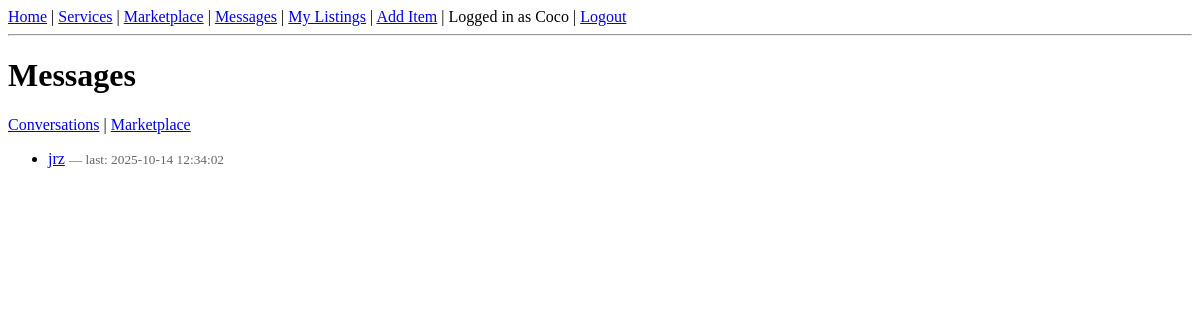
Page /messages (signed in) on the earlier database version.
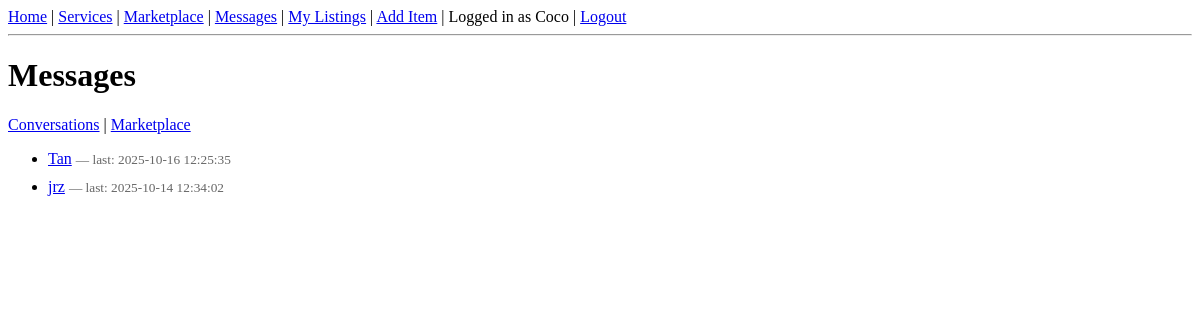
Same page on the later database version.
### tables this page shows
CREATE TABLE students (
        student_id INTEGER PRIMARY KEY AUTOINCREMENT,
        name TEXT NOT NULL,
        email TEXT UNIQUE NOT NULL,
        password TEXT NOT NULL,
        org TEXT
    );

### app.py (the view)
@app.route('/messages')
def messages():
    user_id = session.get('user_id')
    if not user_id:
        flash("Please log in.")
        return redirect(url_for('login'))
    conn = get_db_connection()
    cur = conn.cursor()
    cur.execute("""
        SELECT s.student_id, s.name, MAX(m.last_msg) AS last_msg
        FROM (
            SELECT receiver_id AS other_id, created_at AS last_msg FROM messages WHERE sender_id=?
            UNION ALL
            SELECT sender_id   AS other_id, created_at AS last_msg FROM messages WHERE receiver_id=?
        ) m
        JOIN students s ON s.student_id = m.other_id
        WHERE m.other_id != ?
        GROUP BY s.student_id, s.name
        ORDER BY last_msg DESC
    """, (session.get('user_id'), session.get('user_id'), session.get('user_id')))
    convos = cur.fetchall()
    conn.close()
    return render_template('messages.html', convos=convos)

### app.py (called while the page is built)
def get_db_connection():
    db_path = os.path.join(os.path.abspath(os.path.dirname(__file__)), 'database', 'marketplace.db')
    conn = sqlite3.connect(db_path)
    conn.row_factory = sqlite3.Row
    return conn

### templates/messages.html
{% extends "base.html" %}
{% block content %}
  <h1>Messages</h1>
  <p>
    <a href="{{ url_for('conversations') }}">Conversations</a> |
    <a href="{{ url_for('marketplace') }}">Marketplace</a>
  </p>
  {% if convos %}
    <ul>
      {% for c in convos %}
        <li style="margin-bottom:10px;">
          <a href="{{ url_for('chat_page', other_id=c['student_id']) }}">{{ c['name'] }}</a>
          <small style="color:#666"> — last: {{ c['last_msg'] }}</small>
        </li>
      {% endfor %}
    </ul>
  {% else %}
    <p>No conversations yet.</p>
  {% endif %}
{% endblock %}

### templates/base.html (shortened to what this page needs)
<!DOCTYPE html>
<html lang="en">
<head>
</head>
<body>
<nav>
  <a href="{{ url_for('home') }}">Home</a> |
  <a href="{{ url_for('services') }}">Services</a> |
  <a href="{{ url_for('marketplace') }}">Marketplace</a> |
  <a href="{{ url_for('messages') }}">Messages</a> |
  {% if session.get('user_id') %}
    <a href="{{ url_for('my_listings') }}">My Listings</a> |
    <a href="{{ url_for('add_item') }}">Add Item</a> |
    Logged in as {{ session.get('user_name') }} |
    <a href="{{ url_for('logout') }}">Logout</a>
  {% else %}
    <a href="{{ url_for('register') }}">Register</a> |
    <a href="{{ url_for('login') }}">Login</a>
  {% endif %}
</nav>
<hr>
{% block content %}{% endblock %}
</body>
</html>

Differences in the rows shown:
added students: name "Tan", last_msg "2025-10-16 12:25:35"
